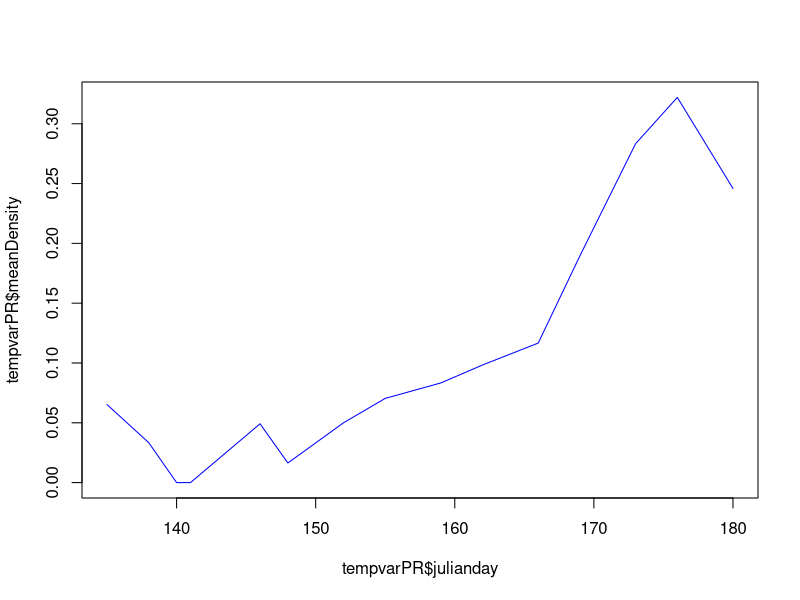
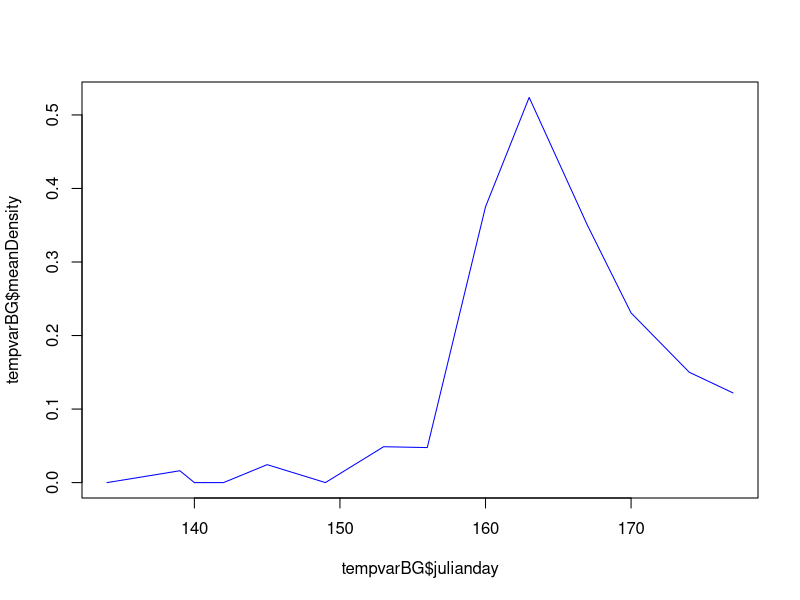

These charts were generated, in order, by the following R code:
################################################
# Script for conducting basic analyses based on 
# Caterpillars Count! data exported from the
# phpMyAdmin project site.

# Data include:
#
# tbl_surveys: date, site, time, and temperature of all survey events
#
# tbl_orders: arthropod observed, their length, and count associated with
#             each survey event

# Load required libraries
library(plyr)
library(dplyr)
library(lubridate)
library(stringr)

# Read in data
surveys = read.csv('data/tbl_surveys.csv', header=F)
orders = read.csv('data/tbl_orders.csv', header=F)

names(surveys) = c('surveyID', 'site', 'userID', 'circle', 'survey', 'dateStart',
                   'dateSubmit', 'tempMin', 'tempMax', 'notes', 'plantSp',
                   'herbivory', 'photo', 'isValid')
names(orders) = c('recordID', 'surveyID', 'arthropod', 'length', 'notes',
                  'count', 'photo', 'time', 'isValid')

# Convert 'survey' field to character from factor
surveys$survey = as.character(surveys$survey)


# Merge orders and surveys table
orders2 = merge(surveys, orders, by = 'surveyID', all.x = T)

orders2$date = as.POSIXlt(word(orders2$dateStart, 1, sep = " "), format = "%m/%d/%Y")
orders2$julianday = yday(orders2$date)

orders3 = orders2[, c('surveyID', 'userID','site', 'survey', 'circle', 'date','julianday',
                      'plantSp','herbivory','arthropod','length',
                      'count','notes.y','notes.x')]

# Add column with arthopod order code
arthcodes = read.csv('arth_codes.csv', header=T)
arthcodes1 = arthcodes[, c('ArthCode', 'DataName')]
names(arthcodes1) = c('arthCode', 'arthropod')
orders4 <- merge(orders3, arthcodes1, all.x = TRUE, sort = FALSE)
orders4 <- orders4[, c('surveyID', 'userID','site', 'survey', 'circle', 'date','julianday',
                        'plantSp','herbivory','arthropod','arthCode','length',
                        'count','notes.y','notes.x')]
orders4 <- orders4[order(orders4$date),]

# Add a column indicating if the leaves were wet
orders4$wetLeaves = c()
tempwet <- sort(c(grep("wet leaves", orders4$notes.x), grep("Wet leaves", orders4$notes.x), 
      grep("very dewy", orders4$notes.x), grep("Wet Leaves", orders4$notes.x)))
orders4$wetLeaves = rep('no', nrow(orders4))
orders4$wetLeaves[tempwet] = 'yes'

#tempwet$wetLeaves = 'yes'
#tempwet1 <- tempwet[, c('surveyID', 'wetLeaves')]
#orders5 <- merge(orders4, tempwet1, by = 'wetLeaves', all.x = T)
#orders5$wetLeaves[is.na(orders5$wetLeaves)] = 'no'


# temp fix of date class
orders4$date = as.character(orders4$date)

# add a year column
tempdate <- substring(orders4$date, 1, 4)
orders4$year = tempdate

# List of unique survey events
events = unique(orders4[, c("surveyID", "userID", "date", "year", "julianday", "site", "circle", "survey")])


# Function for checking survey events for a given site and year

surveyCount = function(events, site, year) {
  subevents = subset(events, site == site & year == year)
  #Count number of survey locations per date
  survcount1 = data.frame(table(subevents$date))
  names(survcount1) = c('date', 'numSurveys')                        
  survcount2 = data.frame(table(subevents[, c('date', 'circle', 'survey')]))
  zerocounts = survcount2[survcount2$Freq == 0,]
  zerocounts = zerocounts[order(zerocounts$date, zerocounts$circle, zerocounts$survey),]
  multicounts = survcount2[survcount2$Freq > 1,]
  multicounts = multicounts[order(multicounts$date, multicounts$circle, multicounts$survey),]
}





# Calculate mean density per survey

meanDensityByDay = function(surveyData,            # merged dataframe of surveys and orders tables
                       ordersToInclude,       # which arthropod orders to calculate density for (codes)
                       byTreeSpecies = FALSE, # do we want to calculate densities separately for each tree?
                       minLength = 0,         # minimum arthropod size to include
                       inputYear,
                       inputSite)                  
  
  {
  dataYearSite = surveyData[surveyData$year == inputYear & surveyData$site == inputSite, ]
  effortByDay = data.frame(table(unique(dataYearSite[, c('surveyID', 'julianday')])$julianday))
  names(effortByDay) = c('julianday', 'numSurveys')
  
  temp = filter(surveyData,
                surveyData$year == inputYear & 
                surveyData$site == inputSite &
                length >= minLength & 
                arthCode %in% ordersToInclude)
  
  
  if (byTreeSpecies) {
    temp2 = ddply(temp, .(site, julianday, year, plantSp), summarize, 
                  totalCount = sum(count))
    
  } else {
    temp2 = ddply(temp, .(site, julianday, year), summarize, 
                  totalCount = sum(count))
  }
  
  temp3 = merge(effortByDay, temp2[, c('julianday', 'totalCount')], by = 'julianday', all = T)
  temp3$totalCount[is.na(temp3$totalCount)] = 0
  temp3$meanDensity = temp3$totalCount/temp3$numSurveys
  temp3$julianday = as.numeric(as.character(temp3$julianday))
  return(temp3)
}


# Create different subsets of data for beat sheets vs visual surveys, 
# morning versus afternoon, etc. Also, try to pull out the number of leaves
# for the BEAT SHEETs.


# Separating the data:

# For the word function:
library(stringr)

# All visual surveys
visualsurvey = orders4[!grepl("BEAT SHEET", orders4$notes.x),]

# Botanical Garden visual surveys
visualsurveybg = visualsurvey[visualsurvey$site == 8892356,]

# Prairie Ridge visual surveys
visualsurveypr = visualsurvey[visualsurvey$site == 117,]


# For separating the Prairie Ridge data:

# Our visual surveys ONLY, not including repeat surveys
# Checked data and "REPEAT SURVEY" only format used so far to indicate
tempvis = visualsurveypr[!grepl("REPEAT SURVEY", visualsurveypr$notes.x),]
labsurvey = tempvis[tempvis$userID == 69 | tempvis$userID == 130 | tempvis$userID == 131 
                    | tempvis$userID == 132, ]

# Our repeat surveys ONLY
repsurvey = visualsurveypr[grep("REPEAT SURVEY", visualsurveypr$notes.x),]

# Volunteer surveys
volsurvey = visualsurveypr[visualsurveypr$userID == 129,]

# Beat sheets and isolating # leaves into a new column
beatsheet = orders4[grep("BEAT SHEET", orders4$notes.x),]
leavesNumTemp <- word(beatsheet$notes.x, -1, sep = "= ")
leavesNumTemp1 <- word(leavesNumTemp, -1, sep = "BEAT SHEET; Leaves  ")
leavesNumTemp2 <- word(leavesNumTemp1, -1, sep = "BEAT SHEET; Leaves=")
leavesNumTemp3 <- word(leavesNumTemp2, 1, sep = ";")
leavesNumTemp4 <- word(leavesNumTemp3, 1, sep = ",")
leavesNumTemp5 <- gsub(" ", "", leavesNumTemp4)
leavesNumTemp6 <- gsub("\n", "", leavesNumTemp5)
leavesNumTemp7 <- gsub("Unknown", "unknown", leavesNumTemp6)
beatsheet$leavesNum <- leavesNumTemp7


# Pulling out # Leaves, use strsplit(orders4$notes.x, "BEAT SHEET; Leaves = ")
# splitbeat <- strsplit(as.character(beatsheet$notes.x), split = "BEAT SHEET; Leaves = ")
# beatsheet$leavesBeatTemp = splitbeat


# Plotting and calculations

# Prairie Ridge
# temporarily going to take out julian day 170, not a PR day and only one caterpillar seen on one survey
# (so I can start making peak calculations):
labsurvey1 <- labsurvey[labsurvey$julianday != 170, ]
twoorders <- c('LEPL', 'ORTH')
tempvarPR <- meanDensityByDay(surveyData = labsurvey1, ordersToInclude = twoorders, 
                             inputYear = '2015', inputSite = 117)
plot(tempvarPR$julianday, tempvarPR$meanDensity, type = 'l', col = "blue")


# Botanical Garden
tempvarBG <- meanDensityByDay(surveyData = visualsurveybg, ordersToInclude = 'LEPL', 
                            inputYear = '2015', inputSite = 8892356) 
plot(tempvarBG$julianday, tempvarBG$meanDensity, type = 'l', col = "blue")
